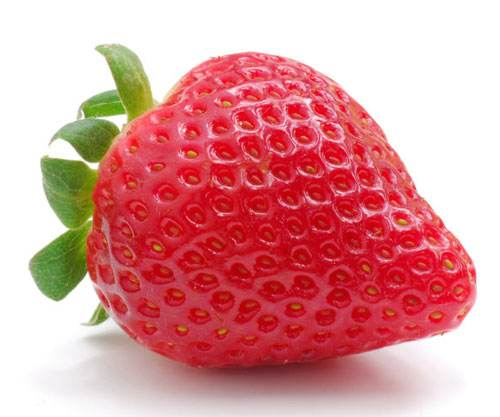
#> input picture python/timg.jpg, 500 x 417 px
$ python Image.py
#> lines starting #> are read from the running program, lines starting #| are printed output that depends on the picture
from PIL import Image
from PIL import ImageFilter

im=Image.open('./timg.jpg')
#> im is the input picture: PIL image 500x417 RGB; mean R, G, B 220.6, 153, 154.3

coutour=im.filter(ImageFilter.CONTOUR)
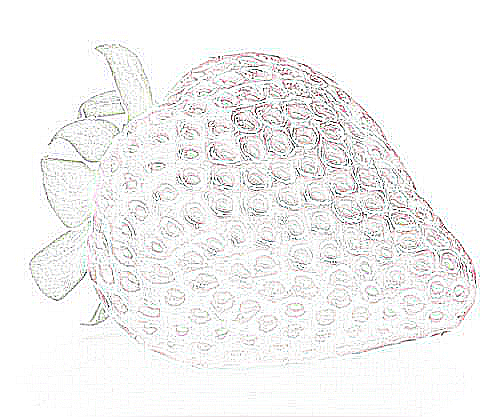
#> coutour: PIL image 500x417 RGB; mean R, G, B 243.9, 243.2, 243.2
coutour.save('./test.jpg')
